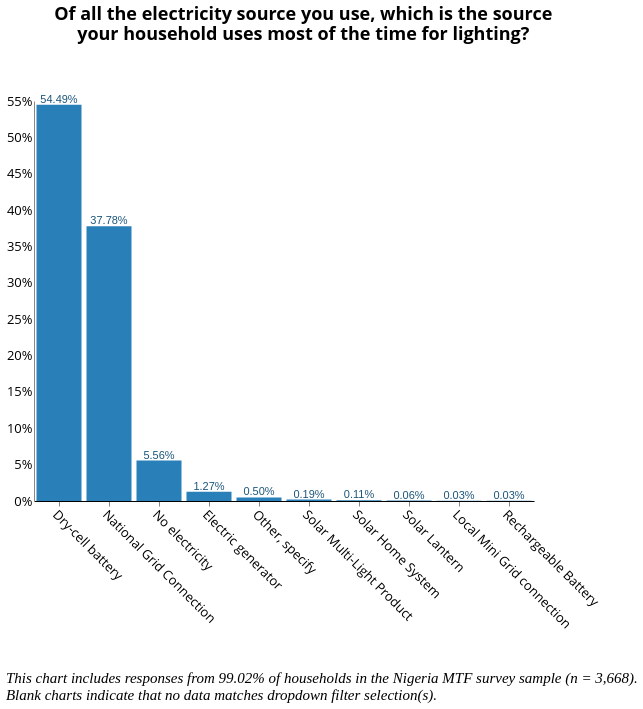

Source (Vega-Lite JSON):
### Vega-Lite specification from a JSON file in a GitHub repository (floating-point values rounded to 4 significant figures; data arrays with more than 128 entries replaced by an {"elided": "..."} marker saying what was removed)
{"width": 800, "height": 400, "config": {"title": {"fontSize": 18, "font": "Open Sans", "anchor": "center", "fontColor": "#000000"}, "axisX": {"domain": true, "domainColor": "#000000", "grid": false, "labelFont": "Open Sans", "labelFontSize": 13, "titleFont": "Open Sans", "titleFontSize": 13, "titleFontWeight": "normal", "title": "X Axis Title (units)", "labelAngle": 45}, "axisY": {"domain": true, "grid": false, "gridColor": "#DEDDDD", "gridWidth": 1, "labelFont": "Open Sans", "labelFontSize": 13, "labelAngle": 0, "ticks": false, "titleFont": "Open Sans", "titleFontSize": 13, "titleFontWeight": "normal", "titlePadding": 10, "title": "Y Axis Title (units)"}, "range": {"category": ["#2980B9", "#003366", "#FFAE19", "#FF4500", "#438B28", "#45B39D", "#99ADC1", "#212F3C"]}, "legend": {"labelFont": "Open Sans", "labelFontSize": 13, "symbolType": "square", "symbolSize": 100, "titleFont": "Open Sans", "titleFontSize": 13, "titleFontWeight": "normal", "title": "Legend", "orient": "right", "offset": 0}, "tooltip": {"font": "Open Sans"}, "view": {"stroke": "transparent", "text": {"font": "Open Sans", "color": ["#2980B9", "#003366", "#FFAE19", "#FF4500", "#438B28", "#45B39D", "#99ADC1", "#212F3C"], "fontSize": 13, "align": "right", "fontWeight": 400, "size": 13}, "bar": {"size": 40, "binSpacing": 1, "continuousBandSize": 30, "discreteBandSize": 30, "stroke": false}}}, "concat": [{"layer": [{"mark": {"type": "bar", "color": "#2980b9"}, "encoding": {"tooltip": {"field": "c182", "type": "nominal"}, "x": {"axis": {"title": " "}, "field": "c182", "sort": {"field": "c182", "op": "count", "order": "descending"}, "type": "nominal"}, "y": {"aggregate": "sum", "axis": {"format": "%", "title": ""}, "field": "pct", "type": "quantitative"}}, "height": 400, "selection": {"selector020": {"type": "single", "fields": ["i19a"], "bind": {"input": "select", "options": [null, "Wood purchased", "Wood collected", "Crop Residue/Plant Biomass", "Kerosene", "Charcoal", "LPG/cooking gas", "Electric", "Charcoal Briquettes", "Garbage", "Piped Natural Gas", "Coal Briquette", "Biomass Briquette", "Other, specify", "Coal/lignite"], "labels": ["All Responses", "Wood purchased", "Wood collected", "Crop Residue/Plant Biomass", "Kerosene", "Charcoal", "LPG/cooking gas", "Electric", "Charcoal Briquettes", "Garbage", "Piped Natural Gas", "Coal Briquette", "Biomass Briquette", "Other", "Coal/lignite"], "name": "Primary Source of Cooking Fuel  "}}, "selector019": {"type": "single", "fields": ["primary_stove"], "bind": {"input": "select", "options": [null, "3-Stone/Open Fire Stove", "Koresone Stove", "Missing Data", "Manufactured Stove Traditional", "LPG/Natural Gas Stove", "Electric Stove"], "labels": ["All Responses", "3-Stone/Open Fire Stove", "Kerosene Stove", "Primary Stove Not Listed", "Manufactured Stove Traditional", "LPG/Natural Gas Stove", "Electric Stove"], "name": "Primary Stove  "}}, "selector018": {"type": "single", "fields": ["c2"], "bind": {"input": "select", "options": [null, "Yes", "No"], "labels": ["All Responses", "Yes", "No"], "name": "Is the household connected to the national grid?  "}}, "selector016": {"type": "single", "fields": ["locality"], "bind": {"input": "select", "options": [null, 0, 1], "labels": ["National", "Urban", "Rural"], "name": "Locality Breakdown  "}}, "selector017": {"type": "single", "fields": ["elc_aggr_tier"], "bind": {"input": "select", "options": [null, "Tier 0", "Tier 1", "Tier 2", "Tier 3", "Tier 4", "Tier 5"], "labels": ["All Tiers", "Tier 0", "Tier 1", "Tier 2", "Tier 3", "Tier 4", "Tier 5"], "name": "Electricity Tier  "}}}, "title": {"text": ["Of all the electricity source you use, which is the source", "your household uses most of the time for lighting?"], "color": "black", "subtitleColor": "black", "offset": 50}, "transform": [{"joinaggregate": [{"op": "count", "field": "*", "as": "total"}]}, {"calculate": "1 / datum.total", "as": "pct"}], "width": 500}, {"mark": {"type": "text", "align": "center", "baseline": "bottom", "color": "#1b557a"}, "encoding": {"text": {"aggregate": "sum", "field": "pct", "format": ".2%", "type": "quantitative"}, "tooltip": {"field": "c182", "type": "nominal"}, "x": {"axis": {"title": " "}, "field": "c182", "sort": {"field": "c182", "op": "count", "order": "descending"}, "type": "nominal"}, "y": {"aggregate": "sum", "axis": {"format": "%", "title": ""}, "field": "pct", "type": "quantitative"}}, "height": 400, "title": {"text": ["Of all the electricity source you use, which is the source", "your household uses most of the time for lighting?"], "color": "black", "subtitleColor": "black", "offset": 50}, "transform": [{"joinaggregate": [{"op": "count", "field": "*", "as": "total"}]}, {"calculate": "1 / datum.total", "as": "pct"}], "width": 500}], "transform": [{"filter": {"selection": "selector020"}}, {"filter": {"selection": "selector019"}}, {"filter": {"selection": "selector018"}}, {"filter": {"selection": "selector016"}}, {"filter": {"selection": "selector017"}}]}], "data": {"name": "data-5285f0ab990b227d173f4746d93615d9"}, "title": {"text": ["", "", "This chart includes responses from 99.02% of households in the Nigeria MTF survey sample (n = 3,668).", "Blank charts indicate that no data matches dropdown filter selection(s)."], "anchor": "start", "baseline": "bottom", "font": "Times New Roman", "fontSize": 15, "fontStyle": "italic", "fontWeight": "normal", "orient": "bottom"}, "$schema": "https://vega.github.io/schema/vega-lite/v4.17.0.json", "datasets": {"data-5285f0ab990b227d173f4746d93615d9": {"elided": "3632 records"}}}
